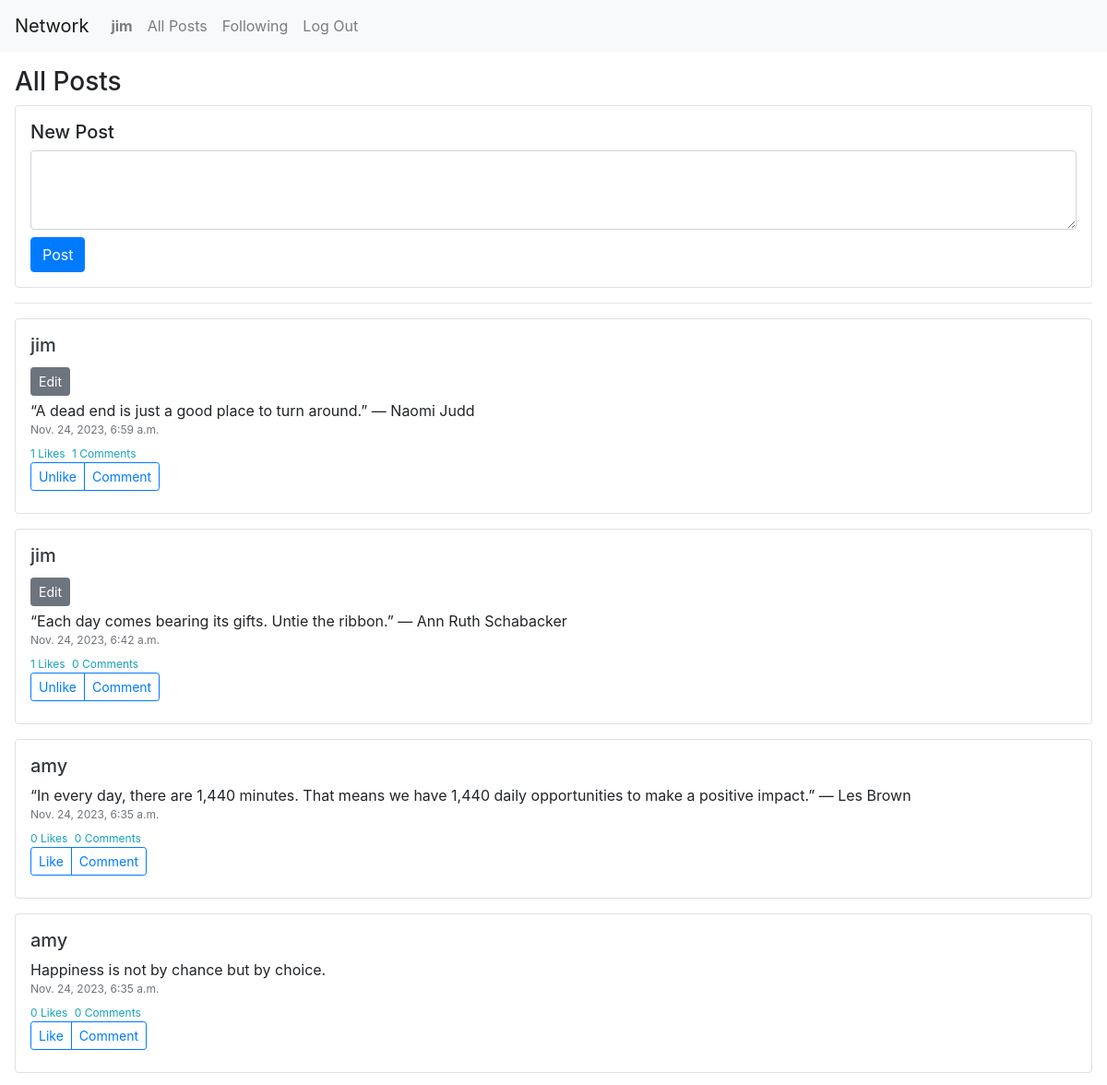
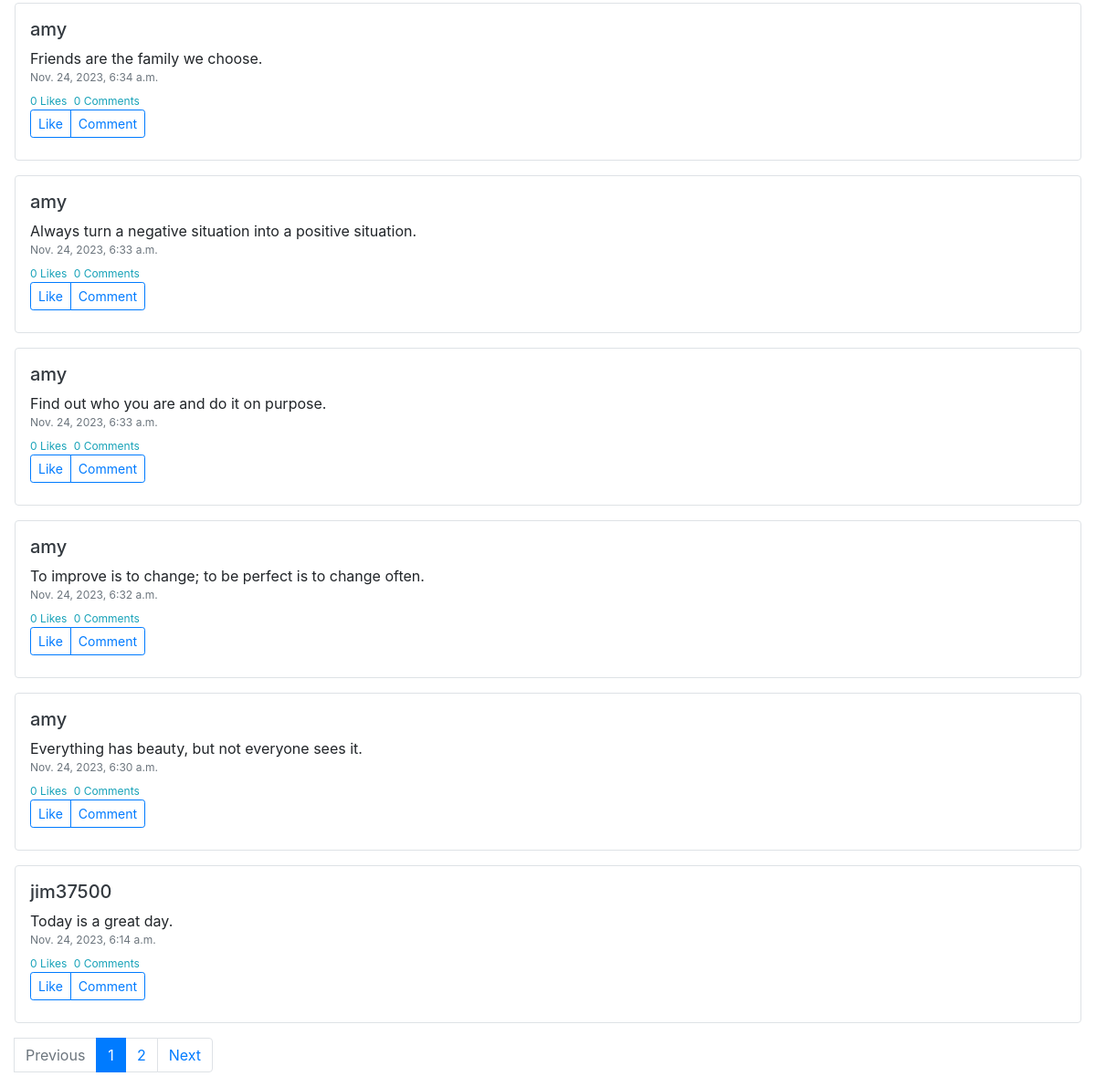
/ (signed in), run on the app's committed database (2 pictures, top to bottom).
### network/models.py (models this page shows)
class User(AbstractUser):
    pass

class Post(models.Model):
    user = models.ForeignKey(User, on_delete=models.CASCADE, related_name="author")
    content = models.TextField()
    create_time = models.DateTimeField(auto_now_add=True)
    likes = models.IntegerField(default=0)
    comments = models.IntegerField(default=0)

### network/views.py (the view)
# urls.py: path("", views.index, name="index"),
def index(request):
    filter_posts = Post.objects.all().order_by('-create_time')
    posts = paginate_post(request, filter_posts)
    like_messages = generate_likes_list(request, posts)
    comments_list = generate_comments_list(posts)
    return render(request, "network/index.html", {
        "posts": posts,
        "likes": like_messages,
        "comments_list": comments_list
    })

### network/views.py (called while the page is built)
def paginate_post(request, filter_posts):
    posts_per_page = 10
    paginator = Paginator(filter_posts, posts_per_page)
    page_number = request.GET.get('page')
    try:
        posts = paginator.page(page_number)
    except PageNotAnInteger:
        posts = paginator.page(1)
    except EmptyPage:
        posts = paginator.page(paginator.num_pages)
    return posts

@login_required
def generate_likes_list(request, posts):
    like_messages = []
    for post in posts:
        liked = Like.objects.filter(user=request.user, post=post).exists()
        if liked:
            message = "Unlike"
        else:
            message = "Like"
        like_messages.append(message)
    return like_messages

def generate_comments_list(posts):
    comments_list = []
    for post in posts:
        comments = Comment.objects.filter(post=post)
        post.comments = comments.count()
        post.save()
        comments_list.append(comments)
    return comments_list

### network/templates/network/index.html (shortened to what this page needs)
{% extends "network/layout.html" %}
{% load static %}
{% block body %}
    <div class="mx-3 my-3">
        <h3>All Posts</h3>
        {% if user.is_authenticated %}
            <div class="border rounded px-3 py-3">
                <h5>New Post</h5>
                <form method="POST" action="{% url 'post' %}">
                    <textarea class="form-control" name="content" rows="3"></textarea>
                    <button class="btn btn-primary mt-2" type="submit">Post</button>
                </form>
            </div>
        {% endif %}
        <hr/>
        {% for post in posts %}
            <div class="border rounded px-3 py-3 mt-3">
                <h5><a href="{% url 'profile' post.user %}" class="text-dark">{{ post.user }}</a></h5>
                {% if user == post.user %}
                    <button type="button" class="btn btn-secondary btn-sm js-edit-btn my-1" data-post-id="{{ post.id|safe }}">Edit</button>
                {% endif %}
                <div class="post-content" id='post-id{{ post.id }}-content'>{{ post.content }}</div>
                <div class="post-time text-secondary" id='post-id{{ post.id }}-time'>{{ post.create_time }}</div>
                <div class="post-datas mt-2 text-info">
                    <span id="post-id{{ post.id }}-count-likes">{{ post.likes }} Likes</span>
                    <span class="ml-1"><span id="post-id{{ post.id }}-count-comments">{{ post.comments }}</span> Comments</span>
                </div>
                {% if user.is_authenticated %}
                    <div class="btn-group btn-group-sm" role="group" aria-label="Small button group">
                        {% for like in likes %}
                            {% if forloop.counter0 == forloop.parentloop.counter0 %}
                                <button type="button" class="btn btn-outline-primary js-like-btn" data-post-id="{{ post.id|safe }}">{{ like }}</button>
                            {% endif %}
                        {% endfor %}
                        <button type="button" class="btn btn-outline-primary js-comment-btn" data-post-id="{{ post.id|safe }}">Comment</button>
                    </div>
                {% else %}
                    <div class="text-warning require-login-text mt-1">Log in to like and comment on the post.</div>
                {% endif %}
            </div>
        {% endfor %}
        <nav aria-label="..." class="mt-3">
            <ul class="pagination">
                <li class="page-item">
                    {% if posts.has_previous %}
                        <a class="page-link" href="?page={{ posts.previous_page_number }}">Previous</a>
                    {% else %}
                        <li class="page-item disabled">
                            <span class="page-link">Previous</span>
                        </li>
                    {% endif %}
                </li>
                {% for page_num in posts.paginator.page_range %}
                    {% if posts.number == page_num %}
                        <li class="page-item active" aria-current="page">
                                <span class="page-link">
                                    {{ page_num }}
                            </span>
                        </li>
                    {% else %}
                        <li class="page-item"><a class="page-link" href="?page={{ page_num }}">{{ page_num }}</a></li>
                    {% endif %}
                {% endfor %}
                <li class="page-item">
                    {% if posts.has_next %}
                        <a class="page-link" href="?page={{ posts.next_page_number }}">Next</a>
                    {% else %}
                        <li class="page-item disabled">
                            <span class="page-link">Next</span>
                        </li>
                    {% endif %}
                </li>
            </ul>
        </nav>
    </div>
{% endblock %}

### network/templates/network/layout.html (shortened to what this page needs)
{% load static %}
<!DOCTYPE html>
<html lang="en">
    <head>
        <link rel="stylesheet" href="https://stackpath.bootstrapcdn.com/bootstrap/4.4.1/css/bootstrap.min.css">
        <link href="{% static 'network/styles.css' %}" rel="stylesheet">
    </head>
    <body>
        <nav class="navbar navbar-expand-lg navbar-light bg-light">
            <a class="navbar-brand" href="#">Network</a>
            <div>
                <ul class="navbar-nav mr-auto">
                    {% if user.is_authenticated %}
                        <li class="nav-item">
                            <a class="nav-link" href="{% url 'profile' user.username %}"><strong>{{ user.username }}</strong></a>
                        </li>
                    {% endif %}
                    <li class="nav-item">
                    <a class="nav-link" href="{% url 'index' %}">All Posts</a>
                    </li>
                    {% if user.is_authenticated %}
                        <li class="nav-item">
                            <a class="nav-link" href="{% url 'following' %}">Following</a>
                        </li>
                        <li class="nav-item">
                            <a class="nav-link" href="{% url 'logout' %}">Log Out</a>
                        </li>
                    {% endif %}
                </ul>
            </div>
        </nav>
        <div class="body">
            {% block body %}
            {% endblock %}
        </div>
    </body>
</html>

### network/static/network/styles.css (style rules this page uses)
.post-content { font-size: 16px; }
.post-time { font-size: 12px; }
.post-datas { font-size: 12px; }

### data on the page
User: username "jim"
Post: user "jim", content "“A dead end is just a good place to turn around.” — Naomi Judd", create_time "Nov. 24, 2023, 6:59 a.m.", likes "1", comments "1", likes "Unlike"
Post: user "jim", content "“Each day comes bearing its gifts. Untie the ribbon.” — Ann Ruth Schabacker", create_time "Nov. 24, 2023, 6:42 a.m.", likes "1", comments "0", likes "Unlike"
Post: user "amy", content "“In every day, there are 1,440 minutes. That means we have 1,440 daily opportunities to make a positive impact.” — Les Brown", create_time "Nov. 24, 2023, 6:35 a.m.", likes "0", comments "0", likes "Like"
Post: user "amy", content "Happiness is not by chance but by choice.", create_time "Nov. 24, 2023, 6:35 a.m.", likes "0", comments "0", likes "Like"
Post: user "amy", content "Friends are the family we choose.", create_time "Nov. 24, 2023, 6:34 a.m.", likes "0", comments "0", likes "Like"
Post: user "amy", content "Always turn a negative situation into a positive situation.", create_time "Nov. 24, 2023, 6:33 a.m.", likes "0", comments "0", likes "Like"
Post: user "amy", content "Find out who you are and do it on purpose.", create_time "Nov. 24, 2023, 6:33 a.m.", likes "0", comments "0", likes "Like"
Post: user "amy", content "To improve is to change; to be perfect is to change often.", create_time "Nov. 24, 2023, 6:32 a.m.", likes "0", comments "0", likes "Like"
Post: user "amy", content "Everything has beauty, but not everyone sees it.", create_time "Nov. 24, 2023, 6:30 a.m.", likes "0", comments "0", likes "Like"
Post: user "jim37500", content "Today is a great day.", create_time "Nov. 24, 2023, 6:14 a.m.", likes "0", comments "0", likes "Like"

### other printed values
{{ page_num }} "1"
{{ page_num }} "2"
